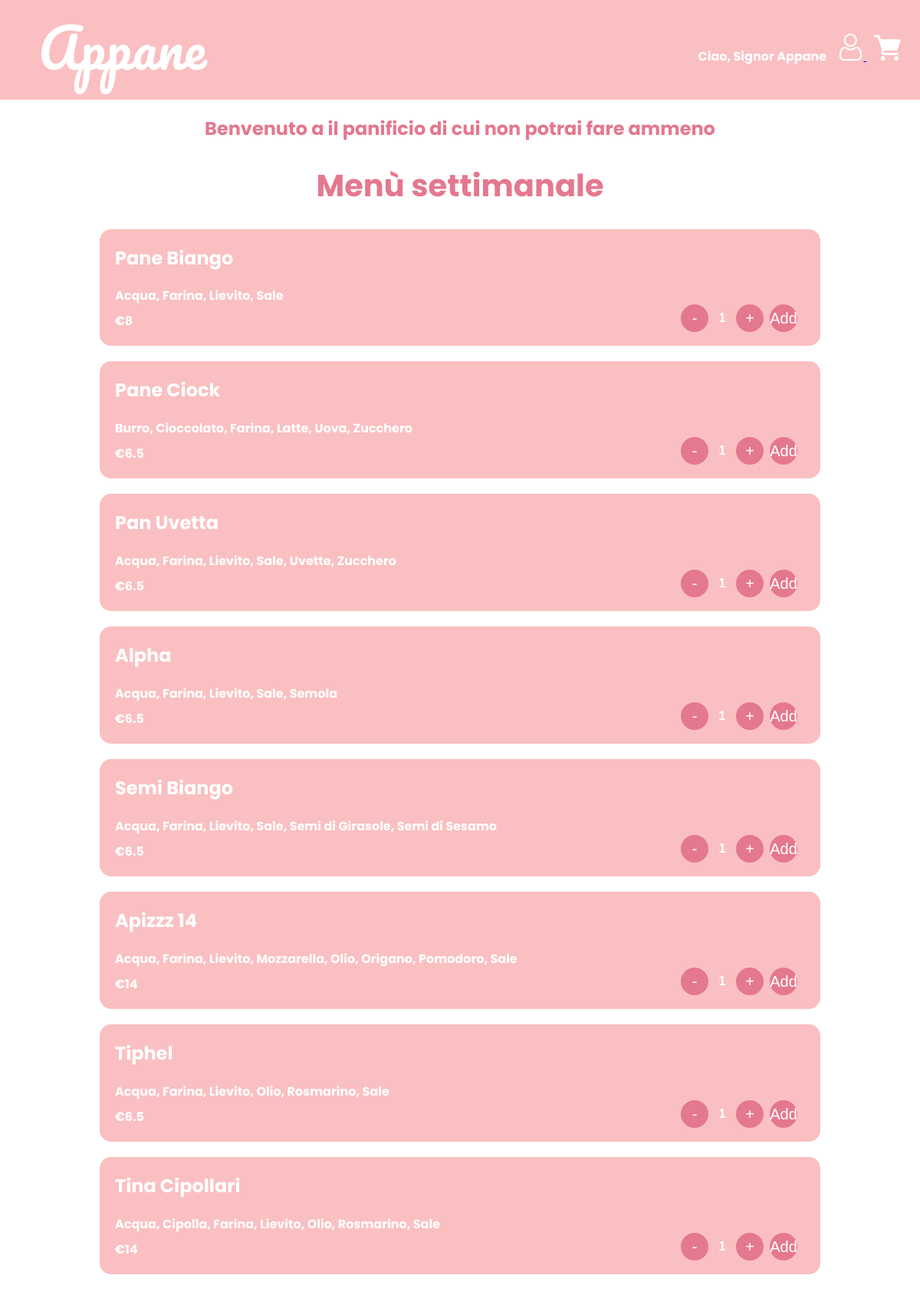
/ (signed in), run on the app's committed database.
### tables this page shows
CREATE TABLE `tmenu` (
  `idProdotto` int(11) DEFAULT NULL
);

CREATE TABLE `tprodotto` (
  `id` int(11) NOT NULL,
  `nome` varchar(255) NOT NULL,
  `prezzo` float NOT NULL
);

### index.php (the view, shortened to what this page needs)
<?php
require __DIR__ . '/includes/db.php';
require_once __DIR__ . '/includes/header.php';
function creaProd($id, $nome, $ingredienti, $prezzo)
{
    $string_ingredienti = implode(', ', $ingredienti);
    $nome_js = addslashes($nome);
    $ing_js  = addslashes($string_ingredienti);
    return "<div class='prodotto'>
                <h2>$nome</h2>
                <p>$string_ingredienti</p>
                <p>€$prezzo</p>
                <div class='counter'>
                    <button class='counter-btn' onclick='decrement($id)'>-</button>
                    <span class='counter-value' id='$id'>1</span>
                    <button class='counter-btn' onclick='increment($id)'>+</button>
                    <button class='cart-btn' onclick='addToCart($id, \"$nome_js\", $prezzo, \"$ing_js\")'>
                        Add
                    </button>
                </div>
            </div>";
}
?>
<!DOCTYPE html>
<html lang="it">
<head>
    <link rel="stylesheet" href="grafica/style.css?v=<?php echo time();?>">
</head>
<body>
    <div class="welcomeText">
        <h2>Benvenuto a il panificio di cui non potrai fare ammeno</h2>
    </div>
    <div class="main-content">
        <h1>Menù settimanale</h1>
        <div class="menu">
            <?php
            $sqlMenu = "SELECT idProdotto FROM tmenu";
            $resultMenu = $conn->query($sqlMenu);
            if ($resultMenu->num_rows > 0) {
                while($rowIdProd = $resultMenu->fetch_assoc()){
                    $stmtProd = $conn->prepare("SELECT nome, prezzo FROM tprodotto WHERE id = ?");
                    $stmtProd->bind_param("i", $rowIdProd["idProdotto"]);
                    $stmtProd->execute();
                    $resultProd = $stmtProd->get_result();
                    if($resultProd->num_rows===1){
                        $rowProd = $resultProd->fetch_assoc();
                        $stmtIng = $conn->prepare("SELECT idIngrediente FROM tricetta WHERE idProdotto = ?");
                        $stmtIng->bind_param("i", $rowIdProd["idProdotto"]);
                        $stmtIng->execute();
                        $resultI = $stmtIng->get_result();
                        $ingredienti = [];
                        while ($rowI = $resultI->fetch_assoc()) {
                            $stmt = $conn->prepare("SELECT nome FROM tingrediente WHERE id = ?");
                            $stmt->bind_param("i", $rowI['idIngrediente']);
                            $stmt->execute();
                            $result = $stmt->get_result();
                            if($result->num_rows===1){
                                $ingredienti[] = $result->fetch_assoc()["nome"];
                            }
                        }
                        sort($ingredienti);
                        echo creaProd($rowIdProd["idProdotto"] ,$rowProd["nome"], $ingredienti,  $rowProd["prezzo"]);
                    }
                }
            } else {
                echo '<p> Per ora non ci sono prodotti salvati </p>';
            }
            ?>
        </div>
    </div>
</body>
</html>

### grafica/style.css (style rules this page uses)
body { margin: 0; background-color: #fff; font-family: "Poppins", sans-serif; font-weight: 700; font-style: normal; }
.welcomeText h2 { text-align: center; color: #e4788e; }
.main-content h1 { text-align: center; font-size: 40px; color: #e4788e; }
.main-content p { text-align: center; color: #e4788e; }
.prodotto { width: 75%; margin-bottom: 20px; padding: 20px; border-radius: 15px; background-color: #fabfc1; justify-self: center; color: #fff; }
.prodotto h2 { margin-top: 0; }
.prodotto p { text-align: start; margin-bottom: 0; margin-top: 8px; color: #fff; }
.counter { display: flex; align-items: center; gap: 8px; background-color: none; padding: 6px 10px; border-radius: 50px; width: fit-content; float: right; position: relative; top: -40px; }
.counter-btn { width: 36px; height: 36px; border-radius: 50%; background-color: #e4788e; color: #ffffff; border: none; font-size: 20px; cursor: pointer; display: flex; align-items: center; justify-content: center; transition: background-color 0.2s ease; line-height: 1; }
.counter-value { color: #ffffff; font-size: 16px; font-weight: 600; min-width: 20px; text-align: center; font-family: sans-serif; }
.cart-btn { width: 36px; height: 36px; border-radius: 50%; background-color: #e4788e; color: #ffffff; border: none; font-size: 20px; cursor: pointer; display: flex; align-items: center; justify-content: center; transition: background-color 0.2s ease; line-height: 1; }

### data on the page
tmenu: idProdotto.nome "Pane Biango", string_ingredienti "Acqua, Farina, Lievito, Sale", idProdotto.prezzo "8"
tmenu: idProdotto.nome "Pane Ciock", string_ingredienti "Burro, Cioccolato, Farina, Latte, Uova, Zucchero", idProdotto.prezzo "6.5"
tmenu: idProdotto.nome "Pan Uvetta", string_ingredienti "Acqua, Farina, Lievito, Sale, Uvette, Zucchero", idProdotto.prezzo "6.5"
tmenu: idProdotto.nome "Alpha", string_ingredienti "Acqua, Farina, Lievito, Sale, Semola", idProdotto.prezzo "6.5"
tmenu: idProdotto.nome "Semi Biango", string_ingredienti "Acqua, Farina, Lievito, Sale, Semi di Girasole, Semi di Sesamo", idProdotto.prezzo "6.5"
tmenu: idProdotto.nome "Apizzz 14", string_ingredienti "Acqua, Farina, Lievito, Mozzarella, Olio, Origano, Pomodoro, Sale", idProdotto.prezzo "14"
tmenu: idProdotto.nome "Tiphel", string_ingredienti "Acqua, Farina, Lievito, Olio, Rosmarino, Sale", idProdotto.prezzo "6.5"
tmenu: idProdotto.nome "Tina Cipollari", string_ingredienti "Acqua, Cipolla, Farina, Lievito, Olio, Rosmarino, Sale", idProdotto.prezzo "14"

### other printed values
$_SESSION['nome'] "Signor Appane"
